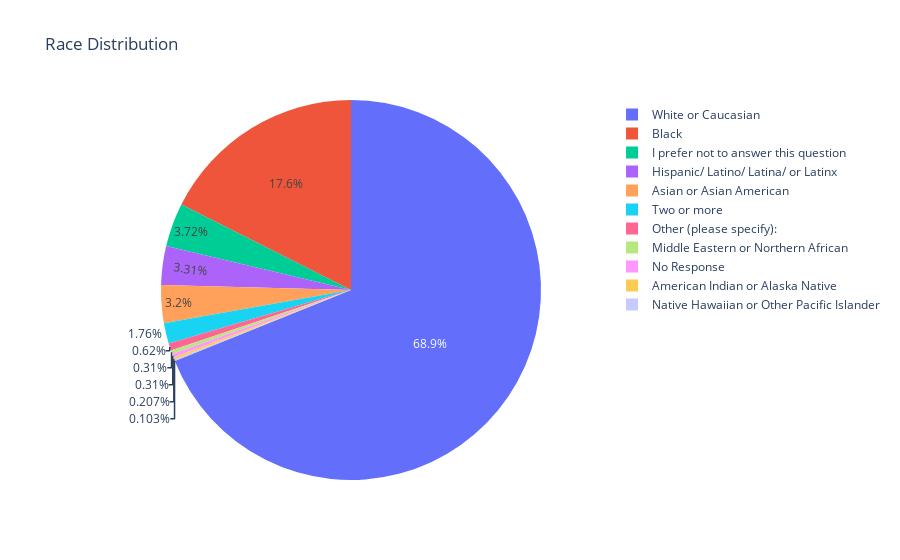

The code cell stored with this chart in its notebook:
### Markdown cell above
#### Race Count

### Code cell
temp_series=df3['race'].value_counts()
labels=(np.array(temp_series.index))
sizes=(np.array((temp_series/temp_series.sum())*100))
trace = go.Pie(labels=labels, values=sizes)
layout = go.Layout(
    title='Race Distribution'
)
data = [trace]
fig = go.Figure(data=data, layout=layout)
py.iplot(fig, filename="race")

### Figure 1 — Plotly figure (JSON) as saved in the notebook; plotly's stock layout.template omitted (floating-point values rounded to 4 significant figures)
{"data": [{"labels": ["White or Caucasian ", "Black", "I prefer not to answer this question", "Hispanic/ Latino/ Latina/ or Latinx ", "Asian or Asian American ", "Two or more", "Other (please specify):", "Middle Eastern or Northern African", "No Response", "American Indian or Alaska Native ", "Native Hawaiian or Other Pacific Islander "], "type": "pie", "values": [68.9, 17.56, 3.719, 3.306, 3.202, 1.756, 0.6198, 0.3099, 0.3099, 0.2066, 0.1033]}], "layout": {"title": {"text": "Race Distribution"}}}
